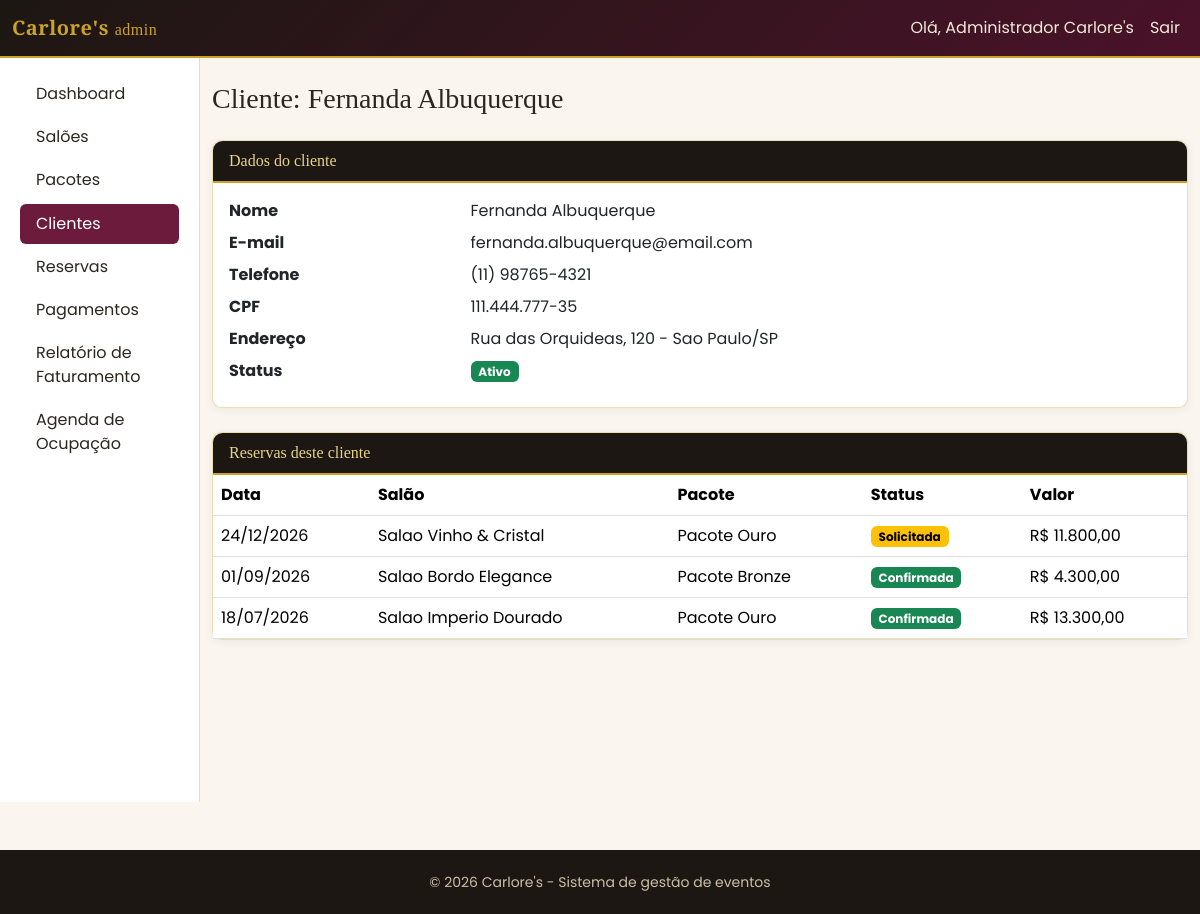
/admin/clientes/visualizar.php?id=1 (signed in), run on the app's committed database.
### tables this page shows
CREATE TABLE clientes (
    id          INT UNSIGNED AUTO_INCREMENT PRIMARY KEY,
    usuario_id  INT UNSIGNED NOT NULL,
    telefone    VARCHAR(20) NOT NULL,
    cpf         CHAR(11) NOT NULL,
    endereco    VARCHAR(255) NOT NULL,
    created_at  DATETIME NOT NULL DEFAULT CURRENT_TIMESTAMP,
    CONSTRAINT fk_clientes_usuario FOREIGN KEY (usuario_id) REFERENCES usuarios(id)
        ON DELETE CASCADE ON UPDATE CASCADE,
    UNIQUE KEY uq_clientes_usuario (usuario_id),
    UNIQUE KEY uq_clientes_cpf (cpf)
);

CREATE TABLE usuarios (
    id          INT UNSIGNED AUTO_INCREMENT PRIMARY KEY,
    nome        VARCHAR(120) NOT NULL,
    email       VARCHAR(150) NOT NULL,
    senha_hash  VARCHAR(255) NOT NULL,
    tipo        ENUM('admin', 'cliente') NOT NULL DEFAULT 'cliente',
    ativo       TINYINT(1) NOT NULL DEFAULT 1,
    created_at  DATETIME NOT NULL DEFAULT CURRENT_TIMESTAMP,
    updated_at  DATETIME NOT NULL DEFAULT CURRENT_TIMESTAMP ON UPDATE CURRENT_TIMESTAMP,
    UNIQUE KEY uq_usuarios_email (email),
    INDEX idx_usuarios_tipo (tipo)
);

CREATE TABLE reservas (
    id                  INT UNSIGNED AUTO_INCREMENT PRIMARY KEY,
    cliente_id          INT UNSIGNED NOT NULL,
    salao_id            INT UNSIGNED NOT NULL,
    pacote_id           INT UNSIGNED NOT NULL,
    data_evento         DATE NOT NULL,
    turno               ENUM('manha', 'tarde', 'noite') NOT NULL,
    tipo_evento         VARCHAR(80) NOT NULL,
    numero_convidados   SMALLINT UNSIGNED NOT NULL,
    status              ENUM('solicitada', 'confirmada', 'cancelada') NOT NULL DEFAULT 'solicitada',
    valor_salao         DECIMAL(10,2) NOT NULL,
    valor_pacote        DECIMAL(10,2) NOT NULL,
    desconto            DECIMAL(10,2) NOT NULL DEFAULT 0.00,
    valor_total         DECIMAL(10,2) GENERATED ALWAYS AS (valor_salao + valor_pacote - desconto) STORED,
    bloqueio_data       DATE GENERATED ALWAYS AS (CASE WHEN status = 'cancelada' THEN NULL ELSE data_evento END) STORED,
    observacoes         TEXT NULL,
    created_at          DATETIME NOT NULL DEFAULT CURRENT_TIMESTAMP,
    updated_at          DATETIME NOT NULL DEFAULT CURRENT_TIMESTAMP ON UPDATE CURRENT_TIMESTAMP,
    CONSTRAINT fk_reservas_cliente FOREIGN KEY (cliente_id) REFERENCES clientes(id)
        ON DELETE RESTRICT ON UPDATE CASCADE,
    CONSTRAINT fk_reservas_salao FOREIGN KEY (salao_id) REFERENCES saloes(id)
        ON DELETE RESTRICT ON UPDATE CASCADE,
    CONSTRAINT fk_reservas_pacote FOREIGN KEY (pacote_id) REFERENCES pacotes(id)
        ON DELETE RESTRICT ON UPDATE CASCADE,
    UNIQUE KEY uq_disponibilidade (salao_id, bloqueio_data),
    INDEX idx_reservas_data (data_evento),
    INDEX idx_reservas_status (status)
);

CREATE TABLE saloes (
    id          INT UNSIGNED AUTO_INCREMENT PRIMARY KEY,
    nome        VARCHAR(100) NOT NULL,
    capacidade  SMALLINT UNSIGNED NOT NULL,
    descricao   TEXT NULL,
    valor_base  DECIMAL(10,2) NOT NULL DEFAULT 0.00,
    foto        VARCHAR(255) NULL,
    ativo       TINYINT(1) NOT NULL DEFAULT 1,
    created_at  DATETIME NOT NULL DEFAULT CURRENT_TIMESTAMP,
    updated_at  DATETIME NOT NULL DEFAULT CURRENT_TIMESTAMP ON UPDATE CURRENT_TIMESTAMP,
    UNIQUE KEY uq_saloes_nome (nome),
    INDEX idx_saloes_ativo (ativo)
);

CREATE TABLE pacotes (
    id          INT UNSIGNED AUTO_INCREMENT PRIMARY KEY,
    nome        VARCHAR(100) NOT NULL,
    descricao   TEXT NULL,
    preco       DECIMAL(10,2) NOT NULL,
    ativo       TINYINT(1) NOT NULL DEFAULT 1,
    created_at  DATETIME NOT NULL DEFAULT CURRENT_TIMESTAMP,
    updated_at  DATETIME NOT NULL DEFAULT CURRENT_TIMESTAMP ON UPDATE CURRENT_TIMESTAMP,
    UNIQUE KEY uq_pacotes_nome (nome)
);

### public/admin/clientes/visualizar.php (called while the page is built, shortened)
<?php
require_once __DIR__ . '/../../../config/bootstrap.php';
$clienteId = (int)($_GET['id'] ?? 0);
$cliente = Cliente::buscarPorId($clienteId);
$reservas = Reserva::listarPorCliente($clienteId);
$paginaAtual = 'clientes';
$tituloPagina = 'Cliente: ' . $cliente['nome'];
require ROOT_PATH . '/views/admin/clientes/detalhe.php';

### helpers/auth_helper.php (called while the page is built, shortened)
<?php
function usuarioLogado(): ?array
{
    return [
        'id'         => (int)$_SESSION['usuario_id'],
        'nome'       => $_SESSION['usuario_nome'],
        'tipo'       => $_SESSION['usuario_tipo'],
        'cliente_id' => isset($_SESSION['cliente_id']) ? (int)$_SESSION['cliente_id'] : null,
    ];
}

### config/bootstrap.php (called while the page is built, shortened)
<?php
require_once ROOT_PATH . '/config/database.php';
require_once ROOT_PATH . '/helpers/format_helper.php';
require_once ROOT_PATH . '/helpers/auth_helper.php';
spl_autoload_register(function (string $classe): void {
    foreach (['models', 'services'] as $pasta) {
        $caminho = ROOT_PATH . "/{$pasta}/{$classe}.php";
        if (is_file($caminho)) {
            return;
        }
    }
});

### config/database.php (called while the page is built, shortened)
<?php
class Database
{
    private static ?PDO $conexao = null;
    public static function conectar(): PDO
    {
        if (self::$conexao === null) {
            $dsn = 'mysql:host=' . self::HOST . ';dbname=' . self::DBNAME . ';charset=' . self::CHARSET;
            try {
                self::$conexao = new PDO($dsn, self::USUARIO, self::SENHA, [
                    PDO::ATTR_ERRMODE            => PDO::ERRMODE_EXCEPTION,
                    PDO::ATTR_EMULATE_PREPARES   => false,
                    PDO::ATTR_DEFAULT_FETCH_MODE => PDO::FETCH_ASSOC,
                ]);
            } catch (PDOException $e) {
                error_log('[Database] Falha na conexao: ' . $e->getMessage());
                http_response_code(500);
                die('Nao foi possivel conectar ao banco de dados. Verifique se o MySQL do XAMPP esta em execucao e se o banco "carlores" foi importado (veja o README.md).');
            }
        }
        return self::$conexao;
    }
}

### models/Cliente.php (called while the page is built, shortened)
<?php
class Cliente
{
    public static function buscarPorId(int $id): ?array
    {
        $stmt = Database::conectar()->prepare(
            'SELECT c.*, u.nome, u.email, u.ativo, u.tipo
             FROM clientes c
             INNER JOIN usuarios u ON u.id = c.usuario_id
             WHERE c.id = :id'
        );
        $stmt->execute([':id' => $id]);
        $cliente = $stmt->fetch();
        return $cliente ?: null;
    }
}

### models/Reserva.php (called while the page is built, shortened)
<?php
class Reserva
{
    public static function listar(array $filtros = []): array
    {
        $sql = self::SELECT_BASE . ' WHERE 1=1';
        $params = [];
        if (!empty($filtros['cliente_id'])) {
            $sql .= ' AND r.cliente_id = :cliente_id';
            $params[':cliente_id'] = $filtros['cliente_id'];
        }
        $sql .= ' ORDER BY r.data_evento DESC, r.id DESC';
        $stmt = Database::conectar()->prepare($sql);
        $stmt->execute($params);
        return $stmt->fetchAll();
    }
    public static function listarPorCliente(int $clienteId): array
    {
        return self::listar(['cliente_id' => $clienteId]);
    }
}

### views/admin/clientes/detalhe.php (the view, shortened to what this page needs)
<?php require ROOT_PATH . '/views/partials/header_admin.php'; ?>
<div class="card card-carlores mb-4">
    <div class="card-header">Dados do cliente</div>
    <div class="card-body">
        <dl class="row mb-0">
            <dt class="col-sm-3">Nome</dt><dd class="col-sm-9"><?= e($cliente['nome']) ?></dd>
            <dt class="col-sm-3">E-mail</dt><dd class="col-sm-9"><?= e($cliente['email']) ?></dd>
            <dt class="col-sm-3">Telefone</dt><dd class="col-sm-9"><?= e(telefoneFormatado($cliente['telefone'])) ?></dd>
            <dt class="col-sm-3">CPF</dt><dd class="col-sm-9"><?= e(cpfFormatado($cliente['cpf'])) ?></dd>
            <dt class="col-sm-3">Endereço</dt><dd class="col-sm-9"><?= e($cliente['endereco']) ?></dd>
            <dt class="col-sm-3">Status</dt>
            <dd class="col-sm-9">
                <?php if ($cliente['ativo']): ?>
                    <span class="badge text-bg-success">Ativo</span>
                <?php else: ?>
                    <span class="badge text-bg-secondary">Inativo</span>
                <?php endif; ?>
            </dd>
        </dl>
    </div>
</div>
<div class="card card-carlores">
    <div class="card-header">Reservas deste cliente</div>
    <div class="table-responsive">
        <table class="table mb-0 align-middle">
            <thead><tr><th>Data</th><th>Salão</th><th>Pacote</th><th>Status</th><th>Valor</th></tr></thead>
            <tbody>
            <?php foreach ($reservas as $r): ?>
                <tr>
                    <td><?= dateBr($r['data_evento']) ?></td>
                    <td><?= e($r['salao_nome']) ?></td>
                    <td><?= e($r['pacote_nome']) ?></td>
                    <td><?= statusReservaBadge($r['status']) ?></td>
                    <td><?= moneyBr($r['valor_total']) ?></td>
                </tr>
            <?php endforeach; ?>
            </tbody>
        </table>
    </div>
</div>
<?php require ROOT_PATH . '/views/partials/footer_admin.php'; ?>

### views/partials/header_admin.php (shortened to what this page needs)
<?php $usuario = usuarioLogado(); ?>
<!DOCTYPE html>
<html lang="pt-BR">
<head>
    <link href="https://cdn.jsdelivr.net/npm/bootstrap@5.3.3/dist/css/bootstrap.min.css" rel="stylesheet">
    <link href="/assets/css/theme.css" rel="stylesheet">
    <link href="/assets/css/print.css" rel="stylesheet">
</head>
<body>
<nav class="navbar navbar-expand-lg navbar-carlores navbar-dark no-print">
    <div class="container-fluid">
        <a class="navbar-brand" href="/admin/index.php"><?= e(APP_NOME) ?> <small class="fs-6 fw-normal">admin</small></a>
        <div class="collapse navbar-collapse" id="navAdmin">
            <ul class="navbar-nav ms-auto">
                <li class="nav-item"><span class="nav-link">Olá, <?= e($usuario['nome']) ?></span></li>
                <li class="nav-item"><a class="nav-link" href="/logout.php">Sair</a></li>
            </ul>
        </div>
    </div>
</nav>
<div class="container-fluid">
    <div class="row">
        <aside class="col-lg-2 sidebar-carlores no-print">
            <ul class="nav flex-column px-2">
                <?php
                $paginaAtual = $paginaAtual ?? '';
                $itensMenu = [
                    'dashboard'   => ['/admin/index.php', 'Dashboard'],
                    'saloes'      => ['/admin/saloes/index.php', 'Salões'],
                    'pacotes'     => ['/admin/pacotes/index.php', 'Pacotes'],
                    'clientes'    => ['/admin/clientes/index.php', 'Clientes'],
                    'reservas'    => ['/admin/reservas/index.php', 'Reservas'],
                    'pagamentos'  => ['/admin/pagamentos/index.php', 'Pagamentos'],
                    'faturamento' => ['/admin/relatorios/faturamento.php', 'Relatório de Faturamento'],
                    'ocupacao'    => ['/admin/relatorios/ocupacao.php', 'Agenda de Ocupação'],
                ];
                foreach ($itensMenu as $chave => $item):
                    [$url, $rotulo] = $item;
                ?>
                <li class="nav-item">
                    <a class="nav-link <?= $paginaAtual === $chave ? 'active' : '' ?>" href="<?= e($url) ?>"><?= e($rotulo) ?></a>
                </li>
                <?php endforeach; ?>
            </ul>
        </aside>
        <main class="col-lg-10 py-4">
            <h1 class="h3 mb-4"><?= e($tituloPagina ?? '') ?></h1>

### helpers/format_helper.php (shortened to what this page needs)
<?php
function e(mixed $valor): string
{
    return htmlspecialchars((string)($valor ?? ''), ENT_QUOTES, 'UTF-8');
}
function moneyBr(float|string|null $valor): string
{
    return 'R$ ' . number_format((float)$valor, 2, ',', '.');
}
function dateBr(?string $dataIso): string
{
    $timestamp = strtotime($dataIso);
    return $timestamp ? date('d/m/Y', $timestamp) : '';
}
function cpfFormatado(?string $cpf): string
{
    $digitos = preg_replace('/\D/', '', (string)$cpf);
    return substr($digitos, 0, 3) . '.' . substr($digitos, 3, 3) . '.' . substr($digitos, 6, 3) . '-' . substr($digitos, 9, 2);
}
function telefoneFormatado(?string $telefone): string
{
    $digitos = preg_replace('/\D/', '', (string)$telefone);
    if (strlen($digitos) === 11) {
        return '(' . substr($digitos, 0, 2) . ') ' . substr($digitos, 2, 5) . '-' . substr($digitos, 7);
    }
    return (string)$telefone;
}
function statusReservaLabel(?string $status): string
{
    return STATUS_RESERVA[$status] ?? e($status);
}
function statusReservaBadge(?string $status): string
{
    $mapa = ['solicitada' => 'warning', 'confirmada' => 'success', 'cancelada' => 'secondary'];
    $cor = $mapa[$status] ?? 'secondary';
    return '<span class="badge text-bg-' . $cor . '">' . statusReservaLabel($status) . '</span>';
}

### public/assets/css/theme.css (style rules this page uses)
:root { --carlores-preto: #1c1712; --carlores-vinho: #6d1b3c; --carlores-vinho-escuro: #4a1229; --carlores-dourado: #c9a227; --carlores-dourado-claro: #e8d38a; --carlores-creme: #faf6ef; --carlores-texto: #2b2620; }
body { background-color: var(--carlores-creme); color: var(--carlores-texto); font-family: 'Poppins', 'Segoe UI', sans-serif; }
h1, h2, h3, h4, h5, .brand-font { font-family: 'Playfair Display', 'Georgia', serif; }
a { color: var(--carlores-vinho); }
.navbar-carlores { background: linear-gradient(135deg, var(--carlores-preto) 0%, var(--carlores-vinho-escuro) 100%); border-bottom: 2px solid var(--carlores-dourado); }
.navbar-carlores .navbar-brand { font-family: 'Playfair Display', serif; color: var(--carlores-dourado) !important; font-weight: 700; letter-spacing: 0.5px; }
.navbar-carlores .nav-link { color: #f1e9d8 !important; }
.card-carlores { border: 1px solid rgba(201, 162, 39, 0.35); border-radius: 0.6rem; box-shadow: 0 2px 10px rgba(0,0,0,0.06); }
.card-carlores .card-header { background-color: var(--carlores-preto); color: var(--carlores-dourado-claro); border-bottom: 2px solid var(--carlores-dourado); font-family: 'Playfair Display', serif; border-radius: 0.6rem 0.6rem 0 0 !important; }
.sidebar-carlores { background-color: #fff; border-right: 1px solid rgba(201, 162, 39, 0.35); min-height: calc(100vh - 56px); padding-top: 1rem; }
.sidebar-carlores .nav-link { color: var(--carlores-texto); border-radius: 0.375rem; margin-bottom: 0.2rem; }
.sidebar-carlores .nav-link.active { background-color: var(--carlores-vinho); color: #fff; }

### data on the page
clientes: usuario.nome "Cliente: Fernanda Albuquerque", usuario.nome "Fernanda Albuquerque", usuario.email "fernanda.albuquerque@email.com", telefone "(11) 98765-4321", cpf "111.444.777-35", endereco "Rua das Orquideas, 120 - Sao Paulo/SP"
reservas: data_evento "24/12/2026", salao.nome "Salao Vinho & Cristal", pacote.nome "Pacote Ouro", status "Solicitada", valor_total "R$ 11.800,00"
reservas: data_evento "01/09/2026", salao.nome "Salao Bordo Elegance", pacote.nome "Pacote Bronze", status "Confirmada", valor_total "R$ 4.300,00"
reservas: data_evento "18/07/2026", salao.nome "Salao Imperio Dourado", pacote.nome "Pacote Ouro", status "Confirmada", valor_total "R$ 13.300,00"

### other printed values
APP_NOME "Carlore's"
$usuario['nome'] "Administrador Carlore's"
$rotulo "Dashboard"
$rotulo "Salões"
$rotulo "Pacotes"
$rotulo "Clientes"
$rotulo "Reservas"
$rotulo "Pagamentos"
$rotulo "Relatório de Faturamento"
$rotulo "Agenda de Ocupação"
